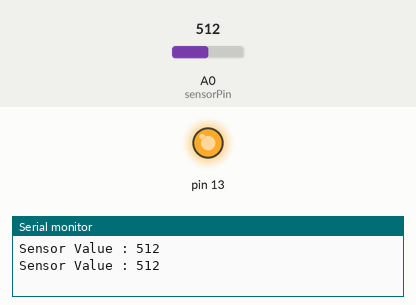
Bench run of a sketch on a simulated Arduino Uno, built with avr-gcc and run on an emulated ATmega328P. Parts: output pins drawn as LEDs (lit = HIGH), the last lines printed to the serial monitor. The test bench sets the inputs (shaded band); at power-on: A0 (sensorPin) = 512.

Above: at 1.8 s.
1.9 s: A0 (sensorPin) set to 44
3.4 s: A0 (sensorPin) set to 37
At 4.5 s:
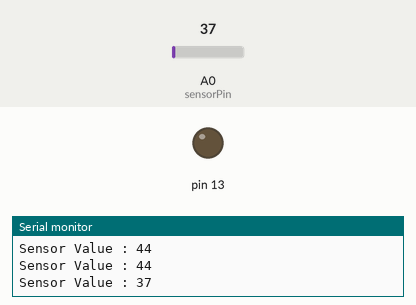
5.5 s: A0 (sensorPin) set to 122
At 7.2 s:
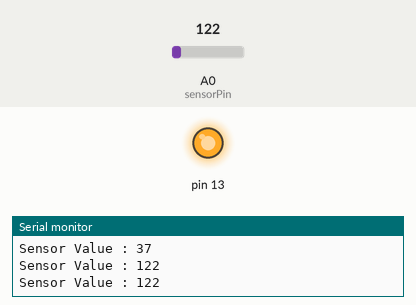
7.5 s: A0 (sensorPin) set to 30
At 8.8 s:
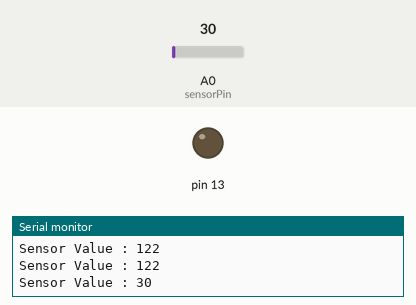
Timing chart, 0 to 10.5 s (numbered marks = the images above; inputs shaded):
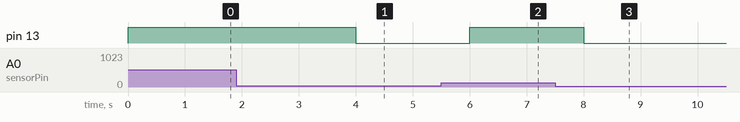

The sketch:

detector.ino
```cpp
int sensorPin = A0;
int sensorValue;
int limit = 40;

void setup() {
  // put your setup code here, to run once:
Serial.begin(9600);
pinMode(13, OUTPUT);
}

void loop() {
  // put your main code here, to run repeatedly:
sensorValue = analogRead(sensorPin);
Serial.print("Sensor Value : ");
Serial.println(sensorValue);

if (sensorValue>limit){
  digitalWrite(13, HIGH);
  }
  else{
    digitalWrite(13, LOW);
  }

  delay(1000);
}
```

Measured:
- the behaviour switches between 41 and 40 on A0 (sensorPin) (found by bisection; images 0 and 1)
- after the input at 3.4 s, pin 13: HIGH → LOW after 0.60 s
- after the input at 5.5 s, pin 13: LOW → HIGH after 0.50 s
- after the input at 7.5 s, pin 13: HIGH → LOW after 0.50 s
